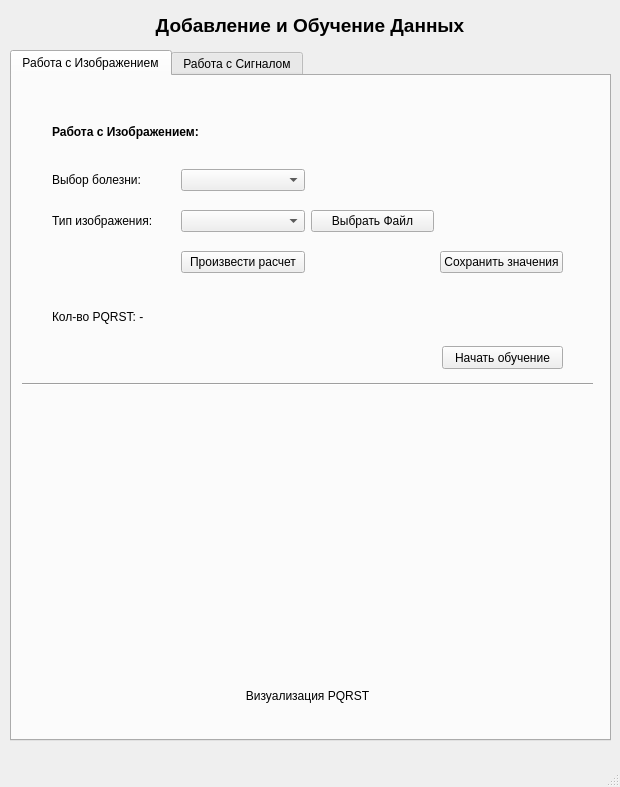
<?xml version="1.0" encoding="UTF-8"?>
<ui version="4.0">
 <class>MainWindow</class>
 <widget class="QMainWindow" name="MainWindow">
  <property name="geometry">
   <rect>
    <x>0</x>
    <y>0</y>
    <width>620</width>
    <height>787</height>
   </rect>
  </property>
  <property name="minimumSize">
   <size>
    <width>620</width>
    <height>787</height>
   </size>
  </property>
  <property name="maximumSize">
   <size>
    <width>620</width>
    <height>787</height>
   </size>
  </property>
  <property name="windowTitle">
   <string>MainWindow</string>
  </property>
  <widget class="QWidget" name="centralwidget">
   <widget class="QLabel" name="label_3">
    <property name="geometry">
     <rect>
      <x>10</x>
      <y>10</y>
      <width>600</width>
      <height>31</height>
     </rect>
    </property>
    <property name="minimumSize">
     <size>
      <width>600</width>
      <height>31</height>
     </size>
    </property>
    <property name="maximumSize">
     <size>
      <width>600</width>
      <height>31</height>
     </size>
    </property>
    <property name="font">
     <font>
      <pointsize>14</pointsize>
      <weight>75</weight>
      <bold>true</bold>
     </font>
    </property>
    <property name="text">
     <string>Добавление и Обучение Данных</string>
    </property>
    <property name="alignment">
     <set>Qt::AlignCenter</set>
    </property>
   </widget>
   <widget class="QTabWidget" name="tabWidget">
    <property name="geometry">
     <rect>
      <x>10</x>
      <y>50</y>
      <width>601</width>
      <height>691</height>
     </rect>
    </property>
    <property name="currentIndex">
     <number>0</number>
    </property>
    <widget class="QWidget" name="tab">
     <attribute name="title">
      <string>Работа с Изображением</string>
     </attribute>
     <widget class="QPushButton" name="pushButton_2">
      <property name="geometry">
       <rect>
        <x>430</x>
        <y>270</y>
        <width>121</width>
        <height>23</height>
       </rect>
      </property>
      <property name="text">
       <string>Начать обучение</string>
      </property>
     </widget>
     <widget class="QLabel" name="label_6">
      <property name="geometry">
       <rect>
        <x>40</x>
        <y>40</y>
        <width>191</width>
        <height>31</height>
       </rect>
      </property>
      <property name="font">
       <font>
        <pointsize>9</pointsize>
        <weight>75</weight>
        <bold>true</bold>
       </font>
      </property>
      <property name="text">
       <string>Работа с Изображением:</string>
      </property>
     </widget>
     <widget class="QWidget" name="layoutWidget">
      <property name="geometry">
       <rect>
        <x>40</x>
        <y>80</y>
        <width>511</width>
        <height>131</height>
       </rect>
      </property>
      <layout class="QGridLayout" name="gridLayout">
       <item row="1" column="2">
        <widget class="QPushButton" name="pushButton">
         <property name="text">
          <string>Выбрать Файл</string>
         </property>
        </widget>
       </item>
       <item row="1" column="0">
        <widget class="QLabel" name="label_7">
         <property name="text">
          <string>Тип изображения:</string>
         </property>
        </widget>
       </item>
       <item row="2" column="1">
        <widget class="QPushButton" name="pushButton_5">
         <property name="text">
          <string>Произвести расчет</string>
         </property>
        </widget>
       </item>
       <item row="0" column="0">
        <widget class="QLabel" name="label_4">
         <property name="text">
          <string>Выбор болезни:</string>
         </property>
        </widget>
       </item>
       <item row="0" column="1">
        <widget class="QComboBox" name="comboBox_3"/>
       </item>
       <item row="1" column="1">
        <widget class="QComboBox" name="comboBox_5"/>
       </item>
       <item row="1" column="3">
        <widget class="QLabel" name="label_9">
         <property name="text">
          <string/>
         </property>
        </widget>
       </item>
       <item row="2" column="3">
        <widget class="QPushButton" name="pushButton_10">
         <property name="text">
          <string>Сохранить значения</string>
         </property>
        </widget>
       </item>
      </layout>
     </widget>
     <widget class="QLabel" name="label">
      <property name="geometry">
       <rect>
        <x>40</x>
        <y>220</y>
        <width>511</width>
        <height>41</height>
       </rect>
      </property>
      <property name="text">
       <string>Кол-во PQRST: -</string>
      </property>
     </widget>
     <widget class="PlotWidget" name="widget_4" native="true">
      <property name="geometry">
       <rect>
        <x>110</x>
        <y>330</y>
        <width>371</width>
        <height>271</height>
       </rect>
      </property>
     </widget>
     <widget class="QLabel" name="label_8">
      <property name="geometry">
       <rect>
        <x>110</x>
        <y>610</y>
        <width>371</width>
        <height>20</height>
       </rect>
      </property>
      <property name="text">
       <string>Визуализация PQRST</string>
      </property>
      <property name="alignment">
       <set>Qt::AlignCenter</set>
      </property>
     </widget>
     <widget class="Line" name="line">
      <property name="geometry">
       <rect>
        <x>10</x>
        <y>300</y>
        <width>571</width>
        <height>16</height>
       </rect>
      </property>
      <property name="orientation">
       <enum>Qt::Horizontal</enum>
      </property>
     </widget>
    </widget>
    <widget class="QWidget" name="tab_2">
     <attribute name="title">
      <string>Работа с Сигналом</string>
     </attribute>
     <widget class="QLabel" name="label_5">
      <property name="geometry">
       <rect>
        <x>40</x>
        <y>40</y>
        <width>191</width>
        <height>31</height>
       </rect>
      </property>
      <property name="font">
       <font>
        <pointsize>9</pointsize>
        <weight>75</weight>
        <bold>true</bold>
       </font>
      </property>
      <property name="text">
       <string>Работа с Сигналом:</string>
      </property>
     </widget>
     <widget class="QLabel" name="label_2">
      <property name="geometry">
       <rect>
        <x>40</x>
        <y>220</y>
        <width>511</width>
        <height>41</height>
       </rect>
      </property>
      <property name="text">
       <string>Кол-во PQRST: -</string>
      </property>
     </widget>
     <widget class="QPushButton" name="pushButton_9">
      <property name="geometry">
       <rect>
        <x>430</x>
        <y>270</y>
        <width>121</width>
        <height>23</height>
       </rect>
      </property>
      <property name="text">
       <string>Начать обучение</string>
      </property>
     </widget>
     <widget class="PlotWidget" name="widget_5" native="true">
      <property name="geometry">
       <rect>
        <x>110</x>
        <y>330</y>
        <width>371</width>
        <height>271</height>
       </rect>
      </property>
     </widget>
     <widget class="Line" name="line_2">
      <property name="geometry">
       <rect>
        <x>10</x>
        <y>300</y>
        <width>571</width>
        <height>16</height>
       </rect>
      </property>
      <property name="orientation">
       <enum>Qt::Horizontal</enum>
      </property>
     </widget>
     <widget class="QLabel" name="label_10">
      <property name="geometry">
       <rect>
        <x>110</x>
        <y>610</y>
        <width>371</width>
        <height>20</height>
       </rect>
      </property>
      <property name="text">
       <string>Визуализация PQRST</string>
      </property>
      <property name="alignment">
       <set>Qt::AlignCenter</set>
      </property>
     </widget>
     <widget class="QWidget" name="layoutWidget">
      <property name="geometry">
       <rect>
        <x>40</x>
        <y>80</y>
        <width>511</width>
        <height>131</height>
       </rect>
      </property>
      <layout class="QGridLayout" name="gridLayout_2">
       <item row="0" column="0">
        <widget class="QLabel" name="label_11">
         <property name="text">
          <string>Выбор болезни:</string>
         </property>
        </widget>
       </item>
       <item row="2" column="3">
        <widget class="QPushButton" name="pushButton_6">
         <property name="text">
          <string>Сохранить значения</string>
         </property>
        </widget>
       </item>
       <item row="0" column="3">
        <widget class="QLabel" name="label_12">
         <property name="text">
          <string/>
         </property>
        </widget>
       </item>
       <item row="0" column="1">
        <widget class="QComboBox" name="comboBox_4"/>
       </item>
       <item row="2" column="1">
        <widget class="QPushButton" name="pushButton_7">
         <property name="text">
          <string>Произвести расчет</string>
         </property>
        </widget>
       </item>
       <item row="1" column="1">
        <widget class="QPushButton" name="pushButton_8">
         <property name="text">
          <string>Выбрать Файл</string>
         </property>
        </widget>
       </item>
       <item row="1" column="0">
        <widget class="QLabel" name="label_13">
         <property name="text">
          <string>Файл edf сигнала:</string>
         </property>
        </widget>
       </item>
       <item row="0" column="2">
        <widget class="QLabel" name="label_14">
         <property name="text">
          <string/>
         </property>
        </widget>
       </item>
      </layout>
     </widget>
    </widget>
   </widget>
  </widget>
  <widget class="QMenuBar" name="menubar">
   <property name="geometry">
    <rect>
     <x>0</x>
     <y>0</y>
     <width>620</width>
     <height>21</height>
    </rect>
   </property>
  </widget>
  <widget class="QStatusBar" name="statusbar"/>
 </widget>
 <customwidgets>
  <customwidget>
   <class>PlotWidget</class>
   <extends>QWidget</extends>
   <header>pyqtgraph</header>
   <container>1</container>
  </customwidget>
 </customwidgets>
 <resources/>
 <connections/>
</ui>
